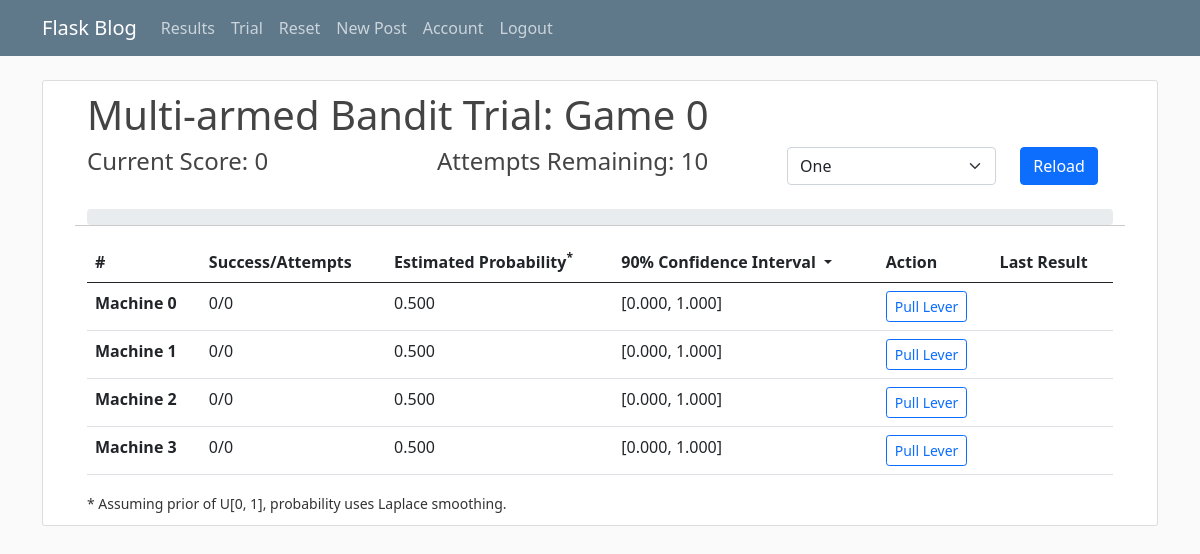
Screenshot of /trial?ci=0.9&game_number=0 (signed in) with the database file from the repository.
### flaskblog/models.py (models this page shows, shortened)
class Machine(db.Model):
    id = db.Column(db.Integer, primary_key=True)
    user_id = db.Column(db.Integer, db.ForeignKey('user.id'), nullable=False)
    machine_number = db.Column(db.Integer, nullable=False)
    game_number = db.Column(db.Integer, nullable=False)
    true_prob = db.Column(db.Float, nullable=False)
    success_count = db.Column(db.Integer, default=0)
    total_count = db.Column(db.Integer, default=0)
    max_attempts = db.Column(db.Integer, nullable=False)

### flaskblog/trials/routes.py (the view)
@trials.route("/trial")
@login_required
def show_trial():
    confidence_level = float(request.args.get('ci', default=0.95))
    last_action = int(request.args.get('last_action', default=-1))
    last_action_success = (request.args.get('last_action_success', default="False") == "True")
    game_number = int(request.args.get('game_number', default=0))
    machines = Machine.query.filter_by(user_id=current_user.id, game_number=game_number).all()
    if len(machines) == 0:
        abort(403)
    total_success, total_attempts = 0, 0
    confidence_intervals = {}
    for machine in machines:
        total_success += machine.success_count
        total_attempts += machine.total_count
        if machine.total_count == 0:
            confidence_intervals[machine] = (0, 1)
        else:
            confidence_intervals[machine] = beta.ppf([(1-confidence_level)/2, 1-(1-confidence_level)/2],
                                            machine.success_count+1,
                                            machine.total_count - machine.success_count+1)
        max_attempts = machine.max_attempts
    return render_template('trial.html', machines=machines,
                                        total_success=total_success,
                                        total_attempts=total_attempts,
                                        total_attempts_allowed=max_attempts,
                                        ci=confidence_level,
                                        last_action=last_action,
                                        last_action_success=last_action_success,
                                        confidence_intervals=confidence_intervals,
                                        game_number=game_number)

### flaskblog/models.py (called while the page is built)
@login_manager.user_loader
def load_user(user_id):
    return User.query.get(int(user_id))

### flaskblog/templates/trial.html (shortened to what this page needs)
{% extends "layout.html" %}
{% block content %}
  <article class="media content-section">
    <div class="container">
      <h1>Multi-armed Bandit Trial: Game {{game_number}}</h1>
      <div class="row">
        <div class="col">
          <h4>Current Score: {{total_success}}</h4>
        </div>
        <div class="col">
          <h4>Attempts Remaining: {{total_attempts_allowed - total_attempts}}</h4>
        </div>
        <div class="col">
        <form action="{{url_for('trials.show_trial', ci=0.5)}}" id="game_form">
          <div class="row">
            <div class="col-8">
            <select class="form-select" name="game_number" form="game_form">
              <option value="0">One</option>
            </select>
          </div>
          <div class="col-4">
            <button type="submit" class="btn btn-primary">Reload</button>
          </div>
          </div>
        </form>
        </div>
      </div>
      <br>
      <div class="row">
        <div class="col-sm-12">
          <div class="progress">
          </div>
        </div>
        <hr>
      </div>
      <div class="row">
        <div class="col-sm-12">
          <table class="table table-hover">
              <thead class="thead-dark">
                <tr>
                  <th scope="col">#</th>
                  <th scope="col">Success/Attempts</th>
                  <th scope="col">Estimated Probability<sup>*</sup></th>
                  <th scope="row">
                      <div class="dropdown">
                        <div class="dropdown-toggle" id="dropdownMenuButton" data-toggle="dropdown" aria-haspopup="true" aria-expanded="true">
                            {{"{:.0f}".format(ci*100)}}% Confidence Interval
                        </div>
                      </div>
                    </th>
                  <th scope="col">Action</th>
                  <th scope="col">Last Result</th>
                </tr>
              </thead>
              <tbody>
                {% for machine in machines: %}
                <tr>
                    <th scope="row">Machine {{machine.machine_number}}</th>
                    <td>{{machine.success_count}}/{{machine.total_count}}</td>
                    {% if machine.total_count == 0 %}
                        <td>0.500</td>
                    {% else %}
                        <td>{{"{:.3f}".format((machine.success_count+1) / (machine.total_count+2))}}</td>
                    {% endif %}
                    <td>[{{"{:.3f}".format(confidence_intervals[machine][0])}}, {{"{:.3f}".format(confidence_intervals[machine][1])}}]</td>
                    <td>
                        {% if total_attempts < total_attempts_allowed %}
                        <a href="{{url_for('trials.pull_machine_trial', pull_machine=machine.machine_number, ci=ci, game_number=game_number)}}">
                            <button type="button" class="btn btn-outline-primary btn-sm">Pull Lever</button>
                        </a>
                        {% else %}
                        <button type="button" class="btn btn-outline-secondary btn-sm disabled">Complete</button>
                        {% endif %}
                    </td>
                    <td>
                    </td>
                </tr>
                {% endfor %}
              </tbody>
          </table>
          <small>* Assuming prior of U[0, 1], probability uses Laplace smoothing.</small>
        </div>
      </div>
    </div>
  </article>
{% endblock content %}

### flaskblog/static/main.css (style rules this page uses)
body { background: #fafafa; color: #333333; margin-top: 5rem; }
h1, h2, h3, h4, h5, h6 { color: #444444; }
.content-section { background: #ffffff; padding: 10px 20px; border: 1px solid #dddddd; border-radius: 3px; margin-bottom: 20px; }

### rows the page displays
Machine: machine_number "0", success_count "0", total_count "0", shows "0.500", confidence_intervals "0.000", confidence_intervals "1.000"
Machine: machine_number "1", success_count "0", total_count "0", shows "0.500", confidence_intervals "0.000", confidence_intervals "1.000"
Machine: machine_number "2", success_count "0", total_count "0", shows "0.500", confidence_intervals "0.000", confidence_intervals "1.000"
Machine: machine_number "3", success_count "0", total_count "0", shows "0.500", confidence_intervals "0.000", confidence_intervals "1.000"

### other values shown
{{ game_number }} "0"
{{ total_success }} "0"
{{ total_attempts_allowed - total_attempts }} "10"
{{ "{:.0f}".format(ci*100) }} "90"
